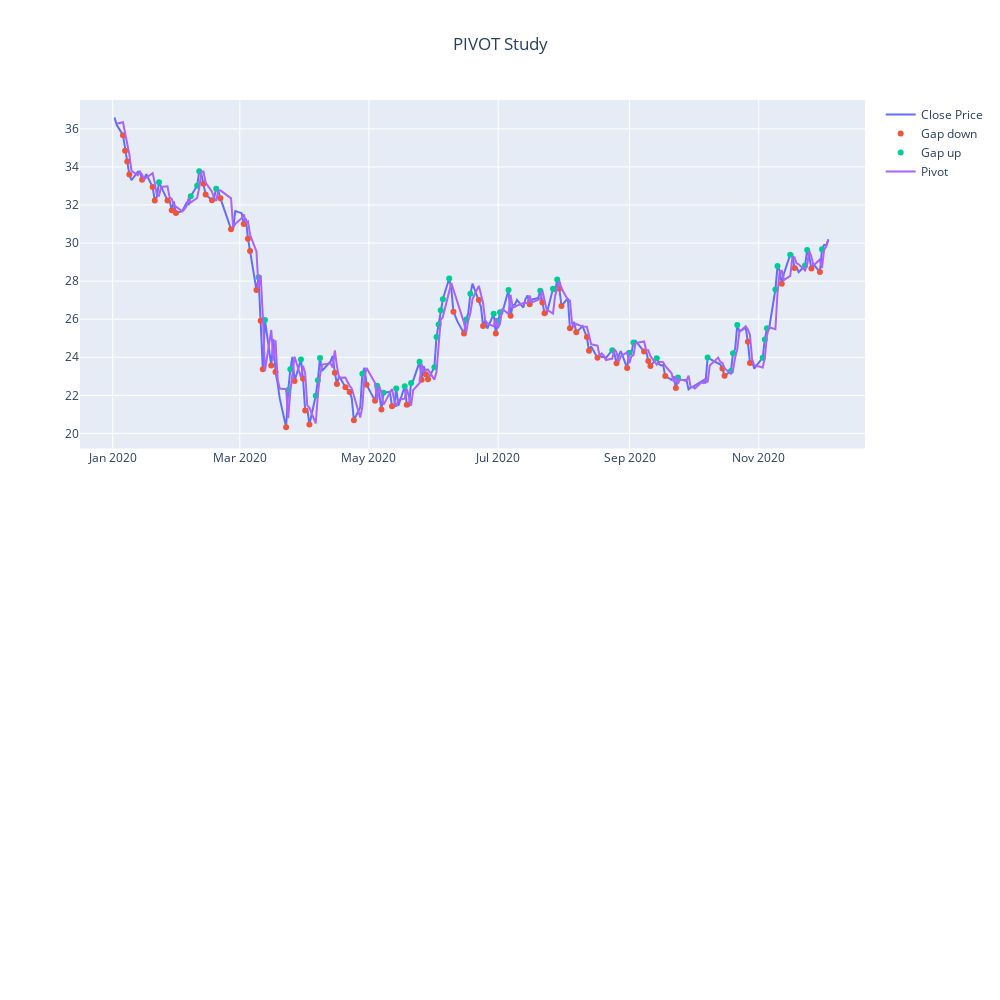

The notebook cell saved with this chart:
### Code cell
fig = make_subplots(rows=2, cols=1)

fig.add_trace(go.Scatter(
    x=df.index, y=df[DataItem.CLOSE], name='Close Price'
), row=1, col=1)

fig.add_trace(go.Scatter(
    x=close_down.index,
    y=close_down, name='Gap down', mode='markers'
), row=1, col=1)

fig.add_trace(go.Scatter(
    x=close_up.index,
    y=close_up, name='Gap up', mode='markers'
), row=1, col=1)

fig.add_trace(go.Scatter(
    x=pivot.index,
    y=pivot, name='Pivot',
), row=1, col=1)

#fig.update_layout(height=1000, width=1000, title_text="Macd Study", title_x=0.5, xaxis_tickangle=90, xaxis_tickformat = '%Y-%m-%d-%H:%M:%S')
fig.update_layout(height=1000, width=1000, title_text="PIVOT Study", title_x=0.5)
fig.show()
